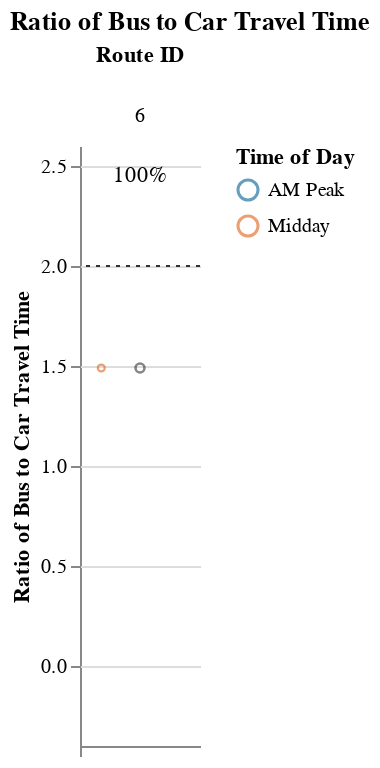
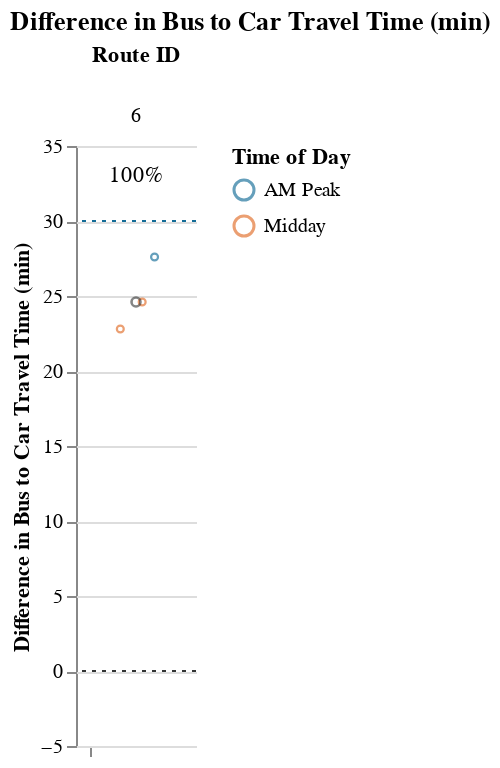

Notebook cell for these charts, in order:
### Markdown cell above
### Medium Routes (1-1.5 hrs)

### Code cell
route_group = "medium"
try:
    subset_routes, mult, diff  = setup_charts(df, PCT_COMPETITIVE_THRESHOLD, route_group)
    if len(subset_routes) > 0:
        display(
            Markdown(
                f"{CAPTIONS_DICT[route_group]}"
                "Within each route group, routes are sorted in descending order "
                "by % competitive trips and # trips below the additional time cut-off."
            )
        )

        display(mult)
        display(diff)
except:
    print("No routes meet this criteria.")

### Figure 1 — Vega-Lite specification as saved in the notebook (floating-point values rounded to 4 significant figures)
{"config": {"view": {"continuousWidth": 400, "continuousHeight": 300, "stroke": null}, "facet": {"spacing": 0}}, "data": {"name": "data-4be16a0f30022f8b45fa4d2267abdd32"}, "facet": {"column": {"field": "route_id", "sort": ["6"], "title": "Route ID", "type": "nominal"}}, "spec": {"layer": [{"mark": {"type": "point", "opacity": 0.65, "size": 12, "strokeWidth": 1.1}, "encoding": {"color": {"field": "time_of_day", "scale": {"range": ["#136C97", "#E16B26", "#F6BF16", "#00896B", "#7790A3", "#5B559C"]}, "sort": ["AM Peak", "Midday", "PM Peak", "Owl Service"], "title": "Time of Day", "type": "nominal"}, "tooltip": [{"field": "route_id", "type": "nominal"}, {"field": "trip_id", "type": "nominal"}, {"field": "service_hours", "type": "quantitative"}, {"field": "car_duration_hours", "type": "quantitative"}, {"field": "bus_multiplier", "type": "quantitative"}, {"field": "bus_difference", "type": "quantitative"}, {"field": "num_trips", "type": "quantitative"}, {"field": "num_competitive", "type": "quantitative"}, {"field": "pct_trips_competitive", "type": "quantitative"}, {"field": "p25", "type": "quantitative"}, {"field": "p50", "type": "quantitative"}, {"field": "p75", "type": "quantitative"}], "x": {"axis": {"grid": false, "labels": false, "ticks": true, "values": [0]}, "field": "jitter", "scale": {}, "title": null, "type": "quantitative"}, "y": {"field": "bus_multiplier", "scale": {"domain": [-0.25, 2.5]}, "title": "Ratio of Bus to Car Travel Time", "type": "quantitative"}}, "selection": {"selector003": {"type": "interval", "bind": "scales", "encodings": ["x", "y"]}}, "transform": [{"calculate": "sqrt(-2*log(random()))*cos(2*PI*random())", "as": "jitter"}], "width": 60}, {"layer": [{"mark": {"type": "point", "opacity": 0.6, "size": 20, "strokeWidth": 1.3}, "encoding": {"color": {"value": "#323434"}, "y": {"field": "bus_multiplier", "type": "quantitative"}}, "transform": [{"filter": "(datum.p50_trip === 1)"}]}, {"mark": {"type": "rule", "strokeDash": [2, 3]}, "encoding": {"color": {"value": "#323434"}, "y": {"field": "cutoff", "type": "quantitative"}}}, {"mark": {"type": "text", "align": "center", "baseline": "middle"}, "encoding": {"color": {"value": "black"}, "text": {"field": "pct_trips_competitive", "format": ".0%", "type": "quantitative"}, "tooltip": [{"field": "route_id", "type": "nominal"}, {"field": "trip_id", "type": "nominal"}, {"field": "service_hours", "type": "quantitative"}, {"field": "car_duration_hours", "type": "quantitative"}, {"field": "bus_multiplier", "type": "quantitative"}, {"field": "bus_difference", "type": "quantitative"}, {"field": "num_trips", "type": "quantitative"}, {"field": "num_competitive", "type": "quantitative"}, {"field": "pct_trips_competitive", "type": "quantitative"}, {"field": "p25", "type": "quantitative"}, {"field": "p50", "type": "quantitative"}, {"field": "p75", "type": "quantitative"}], "x": {"value": 30}, "y": {"value": 15}}, "transform": [{"calculate": "sqrt(-2*log(random()))*cos(2*PI*random())", "as": "jitter"}, {"filter": "(datum.fastest_trip === 1)"}]}]}]}, "resolve": {"scale": {"y": "shared"}}, "title": "Ratio of Bus to Car Travel Time", "$schema": "https://vega.github.io/schema/vega-lite/v4.17.0.json", "datasets": {"data-4be16a0f30022f8b45fa4d2267abdd32": [{"calitp_itp_id": 169, "trip_key": -9130655791526121727, "trip_id": "6WD6_1645", "shape_id": "6", "route_id": "6", "service_hours": 1.22, "trip_first_departure_ts": 60300, "trip_last_arrival_ts": 64680, "departure_hour": 16, "time_of_day": "Midday", "p25": 1.235, "p50": 1.25, "p75": 1.275, "p50_trip": 0, "fastest_trip": 1, "car_duration_hours": 0.84, "competitive_route": 1, "bus_multiplier": 1.45, "bus_difference": 22.8, "num_trips": 3, "num_competitive": 3, "pct_trips_competitive": 1.0, "bus_difference_spread": 4.8, "route_group": "medium", "max_trip_hrs": 1.3, "max_trip_route_group": 1.3, "name": "City of Lompoc", "caltrans_district": "05 - San Luis Obispo", "drmt_organization_name": null, "cutoff2": 30, "cutoff": 2}, {"calitp_itp_id": 169, "trip_key": -2574567352452424182, "trip_id": "6WD6_1300", "shape_id": "6", "route_id": "6", "service_hours": 1.25, "trip_first_departure_ts": 46800, "trip_last_arrival_ts": 51300, "departure_hour": 13, "time_of_day": "Midday", "p25": 1.235, "p50": 1.25, "p75": 1.275, "p50_trip": 1, "fastest_trip": 0, "car_duration_hours": 0.84, "competitive_route": 1, "bus_multiplier": 1.49, "bus_difference": 24.6, "num_trips": 3, "num_competitive": 3, "pct_trips_competitive": 1.0, "bus_difference_spread": 4.8, "route_group": "medium", "max_trip_hrs": 1.3, "max_trip_route_group": 1.3, "name": "City of Lompoc", "caltrans_district": "05 - San Luis Obispo", "drmt_organization_name": null, "cutoff2": 30, "cutoff": 2}, {"calitp_itp_id": 169, "trip_key": 2696374193022581807, "trip_id": "6WD6_0715", "shape_id": "6", "route_id": "6", "service_hours": 1.3, "trip_first_departure_ts": 26100, "trip_last_arrival_ts": 30780, "departure_hour": 7, "time_of_day": "AM Peak", "p25": 1.235, "p50": 1.25, "p75": 1.275, "p50_trip": 0, "fastest_trip": 0, "car_duration_hours": 0.84, "competitive_route": 1, "bus_multiplier": 1.55, "bus_difference": 27.6, "num_trips": 3, "num_competitive": 3, "pct_trips_competitive": 1.0, "bus_difference_spread": 4.8, "route_group": "medium", "max_trip_hrs": 1.3, "max_trip_route_group": 1.3, "name": "City of Lompoc", "caltrans_district": "05 - San Luis Obispo", "drmt_organization_name": null, "cutoff2": 30, "cutoff": 2}]}}

### Figure 2 — Vega-Lite specification as saved in the notebook (floating-point values rounded to 4 significant figures)
{"config": {"view": {"continuousWidth": 400, "continuousHeight": 300, "stroke": null}, "facet": {"spacing": 0}}, "data": {"name": "data-156c9d652bd91c1998af2fd01b28a4c7"}, "facet": {"column": {"field": "route_id", "sort": ["6"], "title": "Route ID", "type": "nominal"}}, "spec": {"layer": [{"mark": {"type": "point", "opacity": 0.65, "size": 12, "strokeWidth": 1.1}, "encoding": {"color": {"field": "time_of_day", "scale": {"range": ["#136C97", "#E16B26", "#F6BF16", "#00896B", "#7790A3", "#5B559C"]}, "sort": ["AM Peak", "Midday", "PM Peak", "Owl Service"], "title": "Time of Day", "type": "nominal"}, "tooltip": [{"field": "route_id", "type": "nominal"}, {"field": "trip_id", "type": "nominal"}, {"field": "service_hours", "type": "quantitative"}, {"field": "car_duration_hours", "type": "quantitative"}, {"field": "bus_multiplier", "type": "quantitative"}, {"field": "bus_difference", "type": "quantitative"}, {"field": "num_trips", "type": "quantitative"}, {"field": "num_competitive", "type": "quantitative"}, {"field": "pct_trips_competitive", "type": "quantitative"}, {"field": "p25", "type": "quantitative"}, {"field": "p50", "type": "quantitative"}, {"field": "p75", "type": "quantitative"}], "x": {"axis": {"grid": false, "labels": false, "ticks": true, "values": [0]}, "field": "jitter", "scale": {}, "title": null, "type": "quantitative"}, "y": {"field": "bus_difference", "scale": {"domain": [-5, 35.0]}, "title": "Difference in Bus to Car Travel Time (min)", "type": "quantitative"}}, "selection": {"selector004": {"type": "interval", "bind": "scales", "encodings": ["x", "y"]}}, "transform": [{"calculate": "sqrt(-2*log(random()))*cos(2*PI*random())", "as": "jitter"}], "width": 60}, {"layer": [{"mark": {"type": "point", "opacity": 0.6, "size": 20, "strokeWidth": 1.3}, "encoding": {"color": {"value": "#323434"}, "y": {"field": "bus_difference", "type": "quantitative"}}, "transform": [{"filter": "(datum.p50_trip === 1)"}]}, {"mark": {"type": "rule", "strokeDash": [2, 3]}, "encoding": {"color": {"value": "#323434"}, "y": {"field": "cutoff", "type": "quantitative"}}}, {"mark": {"type": "rule", "strokeDash": [2, 3]}, "encoding": {"color": {"value": "#136C97"}, "y": {"field": "cutoff2", "type": "quantitative"}}}, {"mark": {"type": "text", "align": "center", "baseline": "middle"}, "encoding": {"color": {"value": "black"}, "text": {"field": "pct_trips_competitive", "format": ".0%", "type": "quantitative"}, "tooltip": [{"field": "route_id", "type": "nominal"}, {"field": "trip_id", "type": "nominal"}, {"field": "service_hours", "type": "quantitative"}, {"field": "car_duration_hours", "type": "quantitative"}, {"field": "bus_multiplier", "type": "quantitative"}, {"field": "bus_difference", "type": "quantitative"}, {"field": "num_trips", "type": "quantitative"}, {"field": "num_competitive", "type": "quantitative"}, {"field": "pct_trips_competitive", "type": "quantitative"}, {"field": "p25", "type": "quantitative"}, {"field": "p50", "type": "quantitative"}, {"field": "p75", "type": "quantitative"}], "x": {"value": 30}, "y": {"value": 15}}, "transform": [{"calculate": "sqrt(-2*log(random()))*cos(2*PI*random())", "as": "jitter"}, {"filter": "(datum.fastest_trip === 1)"}]}]}]}, "resolve": {"scale": {"y": "shared"}}, "title": "Difference in Bus to Car Travel Time (min)", "$schema": "https://vega.github.io/schema/vega-lite/v4.17.0.json", "datasets": {"data-156c9d652bd91c1998af2fd01b28a4c7": [{"calitp_itp_id": 169, "trip_key": -9130655791526121727, "trip_id": "6WD6_1645", "shape_id": "6", "route_id": "6", "service_hours": 1.22, "trip_first_departure_ts": 60300, "trip_last_arrival_ts": 64680, "departure_hour": 16, "time_of_day": "Midday", "p25": 1.235, "p50": 1.25, "p75": 1.275, "p50_trip": 0, "fastest_trip": 1, "car_duration_hours": 0.84, "competitive_route": 1, "bus_multiplier": 1.45, "bus_difference": 22.8, "num_trips": 3, "num_competitive": 3, "pct_trips_competitive": 1.0, "bus_difference_spread": 4.8, "route_group": "medium", "max_trip_hrs": 1.3, "max_trip_route_group": 1.3, "name": "City of Lompoc", "caltrans_district": "05 - San Luis Obispo", "drmt_organization_name": null, "cutoff2": 30, "cutoff": 0}, {"calitp_itp_id": 169, "trip_key": -2574567352452424182, "trip_id": "6WD6_1300", "shape_id": "6", "route_id": "6", "service_hours": 1.25, "trip_first_departure_ts": 46800, "trip_last_arrival_ts": 51300, "departure_hour": 13, "time_of_day": "Midday", "p25": 1.235, "p50": 1.25, "p75": 1.275, "p50_trip": 1, "fastest_trip": 0, "car_duration_hours": 0.84, "competitive_route": 1, "bus_multiplier": 1.49, "bus_difference": 24.6, "num_trips": 3, "num_competitive": 3, "pct_trips_competitive": 1.0, "bus_difference_spread": 4.8, "route_group": "medium", "max_trip_hrs": 1.3, "max_trip_route_group": 1.3, "name": "City of Lompoc", "caltrans_district": "05 - San Luis Obispo", "drmt_organization_name": null, "cutoff2": 30, "cutoff": 0}, {"calitp_itp_id": 169, "trip_key": 2696374193022581807, "trip_id": "6WD6_0715", "shape_id": "6", "route_id": "6", "service_hours": 1.3, "trip_first_departure_ts": 26100, "trip_last_arrival_ts": 30780, "departure_hour": 7, "time_of_day": "AM Peak", "p25": 1.235, "p50": 1.25, "p75": 1.275, "p50_trip": 0, "fastest_trip": 0, "car_duration_hours": 0.84, "competitive_route": 1, "bus_multiplier": 1.55, "bus_difference": 27.6, "num_trips": 3, "num_competitive": 3, "pct_trips_competitive": 1.0, "bus_difference_spread": 4.8, "route_group": "medium", "max_trip_hrs": 1.3, "max_trip_route_group": 1.3, "name": "City of Lompoc", "caltrans_district": "05 - San Luis Obispo", "drmt_organization_name": null, "cutoff2": 30, "cutoff": 0}]}}
